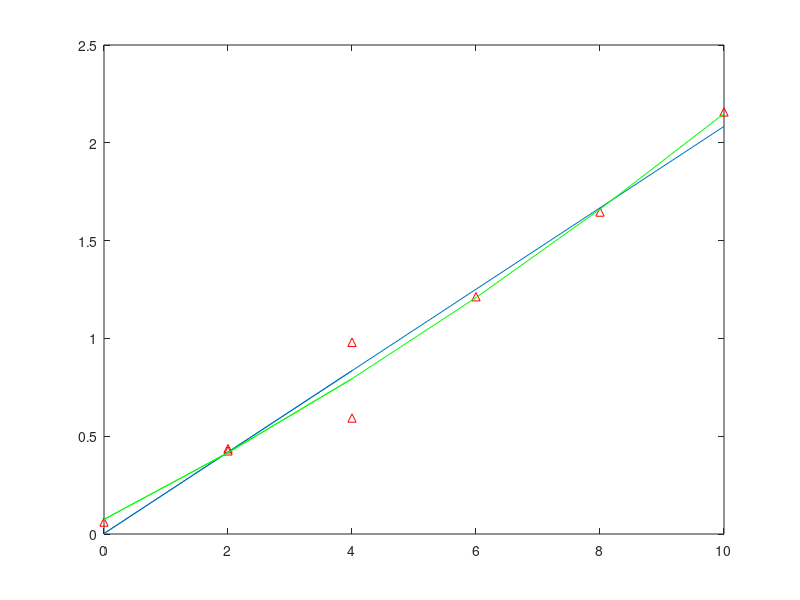

This figure's MATLAB source:
% 15.8 	The guidance system for a spacecraft often uses a sensor called an
% accelerometer, which is an electromechanical device that produces an
% output voltage proportional to the applied acceleration. Assume that an
% experiment has yielded the following set of data:
clear
clc
close all
% Acceleration		          Voltage
v = [4				0.593
	2				0.436
	0				0.061
	2				0.425
	4				0.980
	6				1.213
	8				1.646
	10				2.158]
% a.	Determine the linear equation that best fits this set of data. Plot
% the data points and the linear equation.
acc = v(:,1)';
volts = v(:,2)';
plot(acc, volts,'r^')
hold on
coeff = polyfit(acc, volts, 1)
fitv = polyval(coeff, acc);
plot(acc, fitv )
% b.	Determine the sum of the squares of the distances of these points
% from the line of best fit determined in part (a).
sumsq1 = sum( (volts - fitv).^2 )
% c.	Compare the error sum from part (b) with the same error sum
% computed from the best quadratic fit. What do these sums tell you about
% the two models for the data?
coeff = polyfit(acc, volts, 2)
fitv = polyval(coeff, acc);
plot(acc, fitv, 'g')
% b.	Determine the sum of the squares of the distances of these points
% from the line of best fit determined in part (a).
sumsq2 = sum( (volts - fitv).^2 )
disp('the quadratic fit is slightly better')
